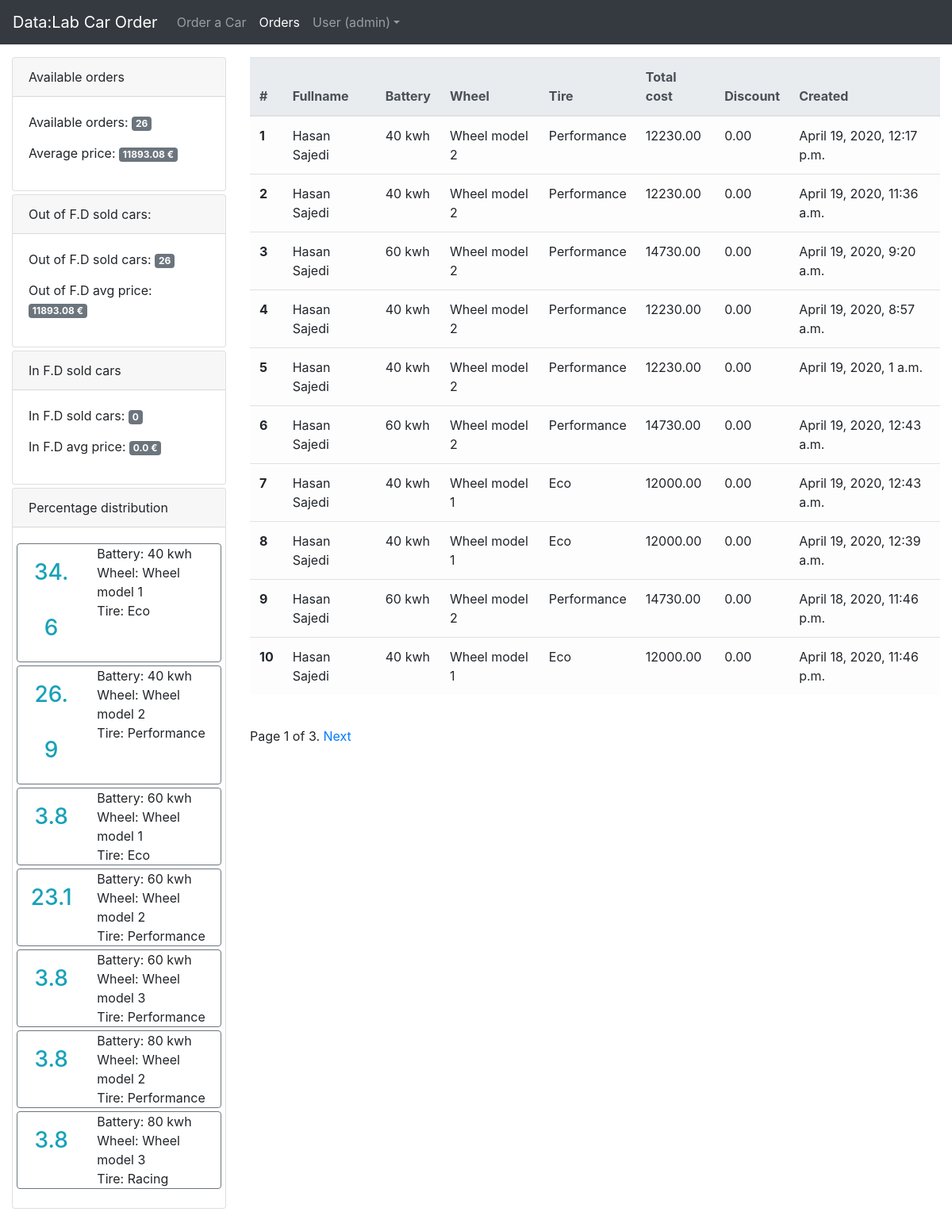
/report/ (signed in), run on the app's committed database.
### app/models.py (models this page shows, shortened)
class User(AbstractUser):
    class Meta:
        db_table = 'auth_user'
    '''
    (<django.db.models.fields.AutoField: id>,
    <django.db.models.fields.CharField: password>,
    <django.db.models.fields.DateTimeField: last_login>,
    <django.db.models.fields.BooleanField: is_superuser>,
    <django.db.models.fields.CharField: username>,
    <django.db.models.fields.CharField: first_name>,
    <django.db.models.fields.CharField: last_name>,
    <django.db.models.fields.EmailField: email>,
    <django.db.models.fields.BooleanField: is_staff>,
    <django.db.models.fields.BooleanField: is_active>,
    <django.db.models.fields.DateTimeField: date_joined>)
    '''

class Battery(models.Model):
    id = models.AutoField(primary_key=True)
    name = models.CharField(max_length=150, null=False)
    amount = models.DecimalField(max_digits=6, decimal_places=2, default=0.0, null=False)

class Wheel(models.Model):
    id = models.AutoField(primary_key=True)
    name = models.CharField(max_length=150, null=False)
    amount = models.DecimalField(max_digits=6, decimal_places=2, default=0.0, null=False)

class Tire(models.Model):
    id = models.AutoField(primary_key=True)
    name = models.CharField(max_length=150, null=False)
    amount = models.DecimalField(max_digits=6, decimal_places=2, default=0.0, null=False)

class OrderModel(models.Model):
    STATES = (
        (1, 'Baden-Württemberg'),
        (2, 'Bavaria (Bayern)'),
        (3, 'Berlin'),
        (4, 'Brandenburg'),
        (5, 'Bremen'),
        (6, 'Hamburg'),
        (7, 'Hesse (Hessen)'),
        (8, 'Lower Saxony (Niedersachsen)'),
        (9, 'Mecklenburg-Vorpommern'),
        (10, 'North Rhine-Westphalia (Nordrhein-Westfalen)'),
        (11, 'Rhineland-Palatinate (Rheinland-Pfalz)'),
        (12, 'Saarland'),
        (13, 'Saxony (Sachsen)'),
        (14, 'Saxony-Anhalt (Sachsen-Anhalt)'),
        (15, 'Schleswig-Holstein'),
        (16, 'Thuringia (Thüringen)'),
    )
    id = models.AutoField(primary_key=True)
    fullname = models.CharField(null=False, blank=False, max_length=250)
    mobile = PhoneNumberField(blank=False)
    email = models.EmailField(max_length=70, null=False, blank=False)
    address = models.CharField(null=False, blank=False, max_length=250)
    city = models.CharField(null=False, blank=False, max_length=70)
    state = models.IntegerField(null=False, choices=STATES)
    zip = models.CharField(null=False, max_length=20)
    created_on = models.DateTimeField(_("Created on"), auto_now_add=True)
    uuid = ShortUUIDField(null=True, unique=True)
    battery = models.ForeignKey(Battery, on_delete=models.CASCADE)
    wheel = models.ForeignKey(Wheel, on_delete=models.CASCADE)
    tier = models.ForeignKey(Tire, on_delete=models.CASCADE)
    discount = models.DecimalField(null=False, default=0, max_digits=3, decimal_places=2)
    total_cost = models.DecimalField(null=False, default=0, max_digits=10, decimal_places=2)
    class Meta:
        ordering = ['-id']

### app/views.py (the view)
# urls.py: path(r'report/', report, name='report'),
@login_required
@user_passes_test(lambda u: u.is_superuser)
def report(request):
    if request.user.is_superuser:  # check user is admin to access this page.
        report_orders = OrderModel.objects.all().order_by('-id')  # Load all data in orders submitted.
        report_orders_count = report_orders.count()  # Get count of orders.
        average_price = sum([item.total_cost for item in report_orders]) / report_orders_count
        without_firday_discount = OrderModel.objects.filter(discount=Decimal('0.0'))
        without_firday_discount_average_price = (sum([item.total_cost for item in
                                                      without_firday_discount]) / without_firday_discount.count()) if without_firday_discount.count() > 0 else 0
        firday_discount = OrderModel.objects.filter(discount__gt=Decimal('0.01'))
        firday_discount_average_price = (sum([item.total_cost for item in
                                              firday_discount]) / firday_discount.count()) if firday_discount.count() > 0 else 0
        percentage_distribution = []
        x = OrderModel.objects.raw(
            'SELECT id, count(*) as cnt, battery_id,wheel_id, tier_id from app_ordermodel GROUP BY battery_id, wheel_id,tier_id;')
        for item in x:
            percentage_distribution.append(
                [float("{:.1f}".format(((item.cnt / report_orders_count) * 100))),
                 Battery.objects.get(id=item.battery_id).name,
                 Wheel.objects.get(id=item.wheel_id).name,
                 Tire.objects.get(id=item.tier_id).name])
        paginator = Paginator(report_orders, int(settings.REPORT_PAGINATION_NUMBER))
        page = request.GET.get('page')
        try:
            report_orders = paginator.page(page)
        except PageNotAnInteger:
            report_orders = paginator.page(1)
        except EmptyPage:
            report_orders = paginator.page(paginator.num_pages)
        return render(request, "app/report.html", {'data': report_orders,
                                                   'report_orders_count': report_orders_count,
                                                   'average_price': float("{:.2f}".format(average_price)),
                                                   'firday_discount_count': firday_discount.count(),
                                                   'firday_discount_average_price': float(
                                                       "{:.2f}".format(firday_discount_average_price)),
                                                   'without_firday_discount': without_firday_discount.count(),
                                                   'without_firday_discount_average_price': float(
                                                       "{:.2f}".format(without_firday_discount_average_price)),
                                                   'percentage_distribution': percentage_distribution
                                                   })
    else:
        return HttpResponse('Unauthorized', status=401)  # if user is not authorized return error.

### app/templates/app/report.html (shortened to what this page needs)
{% extends 'base.html' %}
{% load to_dash %}
{% block content %}
    <div class="row">
        <div class="col-sm-3">
            <div class="card mb-1">
                <div class="card-header">
                    Available orders
                </div>
                <div class="card-body text-center">
                    <div class="row">
                        <div class="col-sm-12 text-left">
                            Available orders: <p class="badge badge-secondary">{{ report_orders_count }}</p>
                        </div>
                        <div class="col-sm-12 text-left">
                            Average price: <p class="badge badge-secondary">{{ average_price }} €</p>
                        </div>
                    </div>
                </div>
            </div>
            <div class="card mb-1">
                <div class="card-header">
                    Out of F.D sold cars:
                </div>
                <div class="card-body text-center">
                    <div class="row">
                        <div class="col-sm-12 text-left">
                            Out of F.D sold cars: <p class="badge badge-secondary">{{ without_firday_discount }}</p>
                        </div>
                        <div class="col-sm-12 text-left">
                            Out of F.D avg price: <p
                                class="badge badge-secondary">{{ without_firday_discount_average_price }} €</p>
                        </div>
                    </div>
                </div>
            </div>
            <div class="card mb-1">
                <div class="card-header">
                    In F.D sold cars
                </div>
                <div class="card-body text-center">
                    <div class="row">
                        <div class="col-sm-12 text-left">
                            In F.D sold cars: <p class="badge badge-secondary">{{ firday_discount_count }}</p>
                        </div>
                        <div class="col-sm-12 text-left">
                            In F.D avg price: <p class="badge badge-secondary">{{ firday_discount_average_price }} €</p>
                        </div>
                    </div>
                </div>
            </div>
            <div class="card mb-1" data-toggle="tooltip" data-placement="top"
                 title="The percentage distribution of each of the options that have been configured.">
                <div class="card-header">
                    Percentage distribution
                </div>
                <div class="card-body text-center">
                    {% for item in percentage_distribution %}
                        <div class="w-100 mb-1">
                            <div class="row border border-secondary rounded">
                                <div class="col-sm-4"><h3 class="h-100 align-middle text-info"
                                                          style="line-height:250%">{{ item.0 }}</h3></div>
                                <div class="col-sm-8 text-left ">
                                    Battery: {{ item.1 }}<br>
                                    Wheel: {{ item.2 }}<br>
                                    Tire: {{ item.3 }}
                                </div>
                            </div>
                        </div>
                    {% endfor %}
                </div>
            </div>
        </div>
        <div class="col-sm-9">
            <table class="table table-light">
                <thead class="thead-light">
                <tr>
                    <th scope="col">#</th>
                    <th scope="col">Fullname</th>
                    <th scope="col">Battery</th>
                    <th scope="col">Wheel</th>
                    <th scope="col">Tire</th>
                    <th scope="col">Total cost</th>
                    <th scope="col">Discount</th>
                    <th scope="col">Created</th>
                </tr>
                </thead>
                <tbody>
                {% for row in data %}
                    <tr>
                        <th scope="row">{{ forloop.counter }}</th>
                        <td>{{ row.fullname }}</td>
                        <td>{{ row.battery.name }}</td>
                        <td>{{ row.wheel.name }}</td>
                        <td>{{ row.tier.name }}</td>
                        <td>{{ row.total_cost }}</td>
                        <td>{{ row.discount }}</td>
                        <td>{{ row.created_on }}</td>
                    </tr>
                {% endfor %}
                </tbody>
            </table>
            <br>
            {% include "app/pagination.html" with page=data %}
        </div>
    </div>
    <br>
{% endblock %}

### templates/base.html (shortened to what this page needs)
{% url 'app:report' as report %}
{% url 'app:configure' as configure_cars %}
{% load static %}
<!doctype html>
<html lang="en">
<head>
    <link rel="stylesheet" href="https://maxcdn.bootstrapcdn.com/bootstrap/4.0.0/css/bootstrap.min.css"
>
    <link rel="stylesheet" href="{% static "css/app.css" %}">
</head>
<body id="container">
<nav class="navbar navbar-expand-lg navbar-dark bg-dark">
    <a class="navbar-brand" href="{% url 'app:report' %}">Data:Lab Car Order</a>
    <div class="collapse navbar-collapse" id="navbarSupportedContent">
        <ul class="navbar-nav mr-auto">
            <li class="nav-item {% if request.path == configure_cars %}active{% endif %}">
                <a class="nav-link" href="{% url 'app:configure' %}">Order a Car</a>
            </li>
            {% if request.user.is_superuser %}
                <li class="nav-item {% if request.path == report %}active{% endif %}">
                    <a class="nav-link" href="{% url 'app:report' %}">Orders</a>
                </li>
            {% endif %}
            <li class="nav-item dropdown">
                <a class="nav-link dropdown-toggle" href="#" id="dropdown01" data-toggle="dropdown"
                   aria-haspopup="true" aria-expanded="false">User ({{ user.username }})</a>
            </li>
        </ul>
    </div>
</nav>
<div class="container-fluid mt-2">
    <div class="mt-3">
        {% block content %}{% endblock %}
    </div>
</div>
</body>
</html>

### app/templates/app/pagination.html (shortened to what this page needs)
<div class="pagination">
  <span class="step-links">
      <span class="current">
      Page {{ page.number }} of {{ page.paginator.num_pages }}.
    </span>
      {% if page.has_next %}
          <a href="?page={{ page.next_page_number }}">Next</a>
      {% endif %}
  </span>
</div>

### data on the page
Battery: name "40 kwh" "40 kwh"
Wheel: name "Wheel model 1" "Wheel model 1"
Tire: name "Eco" "Eco"
Wheel: name "Wheel model 2" "Wheel model 2" "Wheel model 2"
Tire: name "Performance" "Performance" "Performance" "Performance"
Battery: name "60 kwh" "60 kwh" "60 kwh"
Wheel: name "Wheel model 3" "Wheel model 3"
Battery: name "80 kwh" "80 kwh"
Tire: name "Racing"
OrderModel: fullname "Hasan Sajedi", battery.name "40 kwh", wheel.name "Wheel model 2", tier.name "Performance", total_cost "12230.00", discount "0.00", created_on "April 19, 2020, 12:17 p.m."
OrderModel: fullname "Hasan Sajedi", battery.name "40 kwh", wheel.name "Wheel model 2", tier.name "Performance", total_cost "12230.00", discount "0.00", created_on "April 19, 2020, 11:36 a.m."
OrderModel: fullname "Hasan Sajedi", battery.name "60 kwh", wheel.name "Wheel model 2", tier.name "Performance", total_cost "14730.00", discount "0.00", created_on "April 19, 2020, 9:20 a.m."
OrderModel: fullname "Hasan Sajedi", battery.name "40 kwh", wheel.name "Wheel model 2", tier.name "Performance", total_cost "12230.00", discount "0.00", created_on "April 19, 2020, 8:57 a.m."
OrderModel: fullname "Hasan Sajedi", battery.name "40 kwh", wheel.name "Wheel model 2", tier.name "Performance", total_cost "12230.00", discount "0.00", created_on "April 19, 2020, 1 a.m."
OrderModel: fullname "Hasan Sajedi", battery.name "60 kwh", wheel.name "Wheel model 2", tier.name "Performance", total_cost "14730.00", discount "0.00", created_on "April 19, 2020, 12:43 a.m."
OrderModel: fullname "Hasan Sajedi", battery.name "40 kwh", wheel.name "Wheel model 1", tier.name "Eco", total_cost "12000.00", discount "0.00", created_on "April 19, 2020, 12:43 a.m."
OrderModel: fullname "Hasan Sajedi", battery.name "40 kwh", wheel.name "Wheel model 1", tier.name "Eco", total_cost "12000.00", discount "0.00", created_on "April 19, 2020, 12:39 a.m."
OrderModel: fullname "Hasan Sajedi", battery.name "60 kwh", wheel.name "Wheel model 2", tier.name "Performance", total_cost "14730.00", discount "0.00", created_on "April 18, 2020, 11:46 p.m."
OrderModel: fullname "Hasan Sajedi", battery.name "40 kwh", wheel.name "Wheel model 1", tier.name "Eco", total_cost "12000.00", discount "0.00", created_on "April 18, 2020, 11:46 p.m."

### other printed values
{{ user.username }} "admin"
{{ report_orders_count }} "26"
{{ average_price }} "11893.08"
{{ without_firday_discount }} "26"
{{ without_firday_discount_average_price }} "11893.08"
{{ firday_discount_count }} "0"
{{ firday_discount_average_price }} "0.0"
{{ item.0 }} "34.6" "26.9" "3.8" "23.1" "3.8" "3.8" "3.8"
{{ page.number }} "1"
{{ page.paginator.num_pages }} "3"
